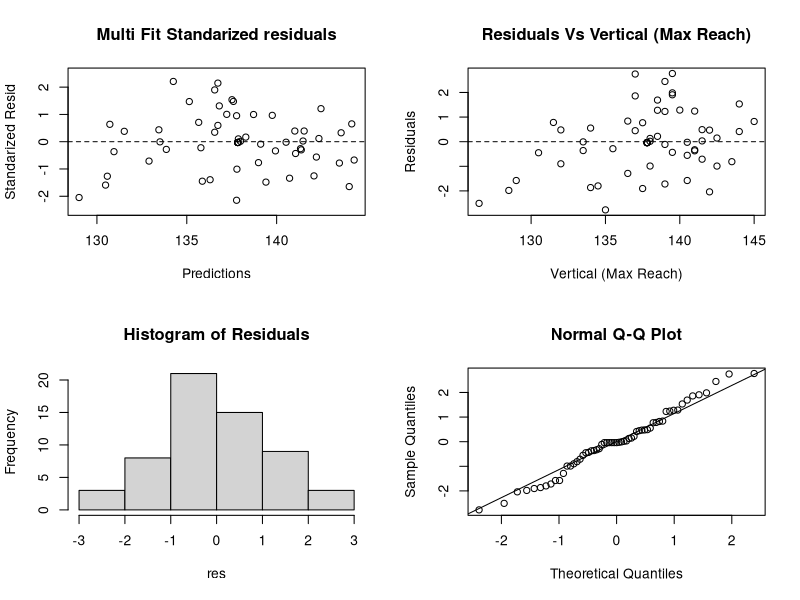

Recreate this plot in R.
data <- read.csv("./2014_nba_draft_combine_fixed.csv")
data$X <- NULL
data$Year <- NULL
data$Player <- NULL
data$Draft.pick <-NULL
data$Bench <- NULL
attach(data)

# este da 0.89... y cumple los supuestos de los Residuos
multi.fit = lm(data$Vertical..Max.Reach.~data$Vertical..No.Step.Reach.+data$Vertical..Max.
, data = data)
summary(multi.fit)

mean(multi.fit$residuals)
sum(multi.fit$residuals)

# qqplot(multi.fit$residuals,)
# hist(multi.fit$residuals)

shapiro.test(multi.fit$residuals)

library(lmtest)

dwtest(multi.fit)

bptest(multi.fit)
res <- multi.fit$residuals

layout(matrix(c(1,2,3,4),2,2,byrow=T))
plot(multi.fit$fitted.values, rstandard(multi.fit), 
main = "Multi Fit Standarized residuals",
xlab = "Predictions",
ylab = "Standarized Resid",
ylim = c(-2.5, 2.5))
abline(h=0,lty=2)
plot(Vertical..Max.Reach., res, 
main = "Residuals Vs Vertical (Max Reach)",
xlab = "Vertical (Max Reach)", ylab="Residuals")
abline(h=0, lty=2)
hist(res, main = "Histogram of Residuals")

qqnorm(res)
qqline(res)
